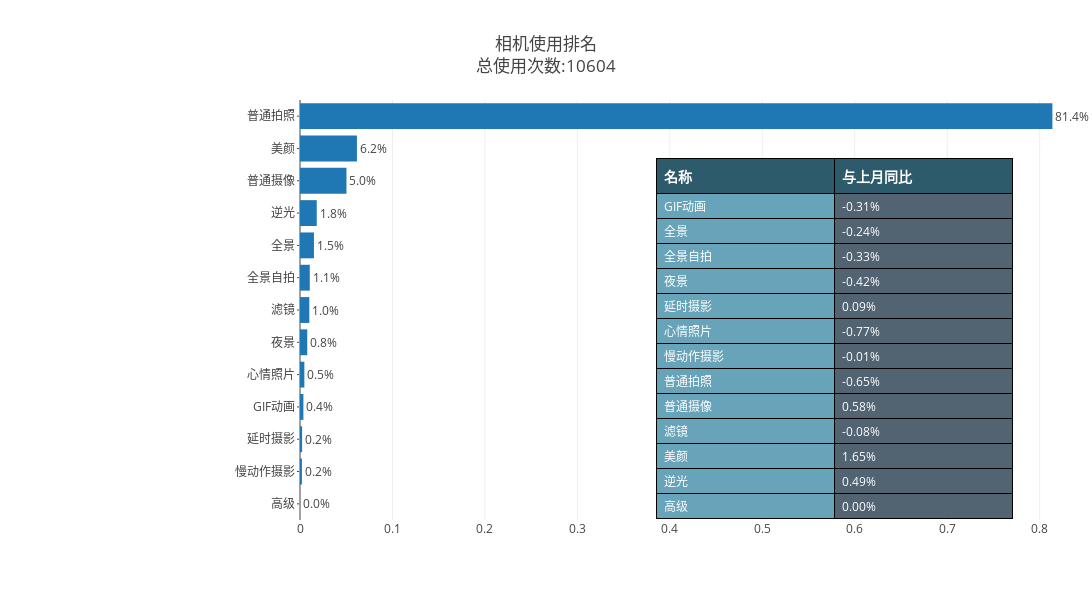

Notebook code cell kept with this figure:
### Code cell
draw_camera(cur_camera[2], last_camera[2], 600, 1200, '相机使用排名<br>总使用次数:{}'.format(cur_camera[2].sum()))

### Figure 1 — Plotly figure (JSON) as saved in the notebook; plotly's stock layout.template omitted (floating-point values rounded to 4 significant figures)
{"data": [{"orientation": "h", "text": ["0.0%", "0.2%", "0.2%", "0.4%", "0.5%", "0.8%", "1.0%", "1.1%", "1.5%", "1.8%", "5.0%", "6.2%", "81.4%"], "textposition": "outside", "type": "bar", "x": [0, 0.002075, 0.002263, 0.003678, 0.004715, 0.007827, 0.01009, 0.01056, 0.01509, 0.01811, 0.05026, 0.06158, 0.8137], "y": ["高级", "慢动作摄影", "延时摄影", "GIF动画", "心情照片", "夜景", "滤镜", "全景自拍", "全景", "逆光", "普通摄像", "美颜", "普通拍照"]}, {"cells": {"align": ["left", "left"], "fill": {"color": ["#68a4b9", "#526372"]}, "font": {"color": ["#FFFFFF", "#FFFFFF"], "size": 12}, "height": 25, "line": {"color": "#000000"}, "values": [["GIF动画", "全景", "全景自拍", "夜景", "延时摄影", "心情照片", "慢动作摄影", "普通拍照", "普通摄像", "滤镜", "美颜", "逆光", "高级"], ["-0.31%", "-0.24%", "-0.33%", "-0.42%", "0.09%", "-0.77%", "-0.01%", "-0.65%", "0.58%", "-0.08%", "1.65%", "0.49%", "0.00%"]]}, "columnorder": [0, 1], "columnwidth": [52, 52], "domain": {"x": [0.45, 0.9], "y": [0, 0.86]}, "header": {"align": ["left", "left"], "fill": {"color": "#2d5b6c"}, "font": {"color": ["#FFFFFF", "#FFFFFF"], "size": 14}, "height": 25, "line": {"color": "#000000"}, "values": [["<b>名称</b>"], ["<b>与上月同比</b>"]]}, "type": "table"}], "layout": {"height": 600, "margin": {"l": 300, "r": 0}, "title": "相机使用排名<br>总使用次数:10604", "width": 1200, "yaxis": {"ticklen": 2}}}
